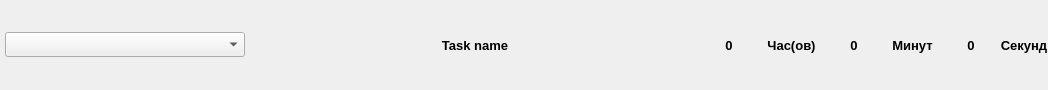
               <widget class="QWidget" name="widget_37" native="true">
                <property name="maximumSize">
                 <size>
                  <width>1200</width>
                  <height>90</height>
                 </size>
                </property>
                <layout class="QHBoxLayout" name="horizontalLayout_15">
                 <property name="spacing">
                  <number>0</number>
                 </property>
                 <property name="leftMargin">
                  <number>0</number>
                 </property>
                 <property name="topMargin">
                  <number>0</number>
                 </property>
                 <property name="rightMargin">
                  <number>0</number>
                 </property>
                 <property name="bottomMargin">
                  <number>0</number>
                 </property>
                 <item>
                  <widget class="QWidget" name="widget_15" native="true">
                   <property name="minimumSize">
                    <size>
                     <width>250</width>
                     <height>0</height>
                    </size>
                   </property>
                   <property name="maximumSize">
                    <size>
                     <width>250</width>
                     <height>16777215</height>
                    </size>
                   </property>
                   <property name="accessibleDescription">
                    <string/>
                   </property>
                   <property name="layoutDirection">
                    <enum>Qt::LeftToRight</enum>
                   </property>
                   <layout class="QHBoxLayout" name="horizontalLayout_16">
                    <property name="spacing">
                     <number>0</number>
                    </property>
                    <property name="leftMargin">
                     <number>5</number>
                    </property>
                    <property name="topMargin">
                     <number>0</number>
                    </property>
                    <property name="rightMargin">
                     <number>5</number>
                    </property>
                    <property name="bottomMargin">
                     <number>0</number>
                    </property>
                    <item>
                     <widget class="QComboBox" name="comboBox">
                      <property name="minimumSize">
                       <size>
                        <width>0</width>
                        <height>25</height>
                       </size>
                      </property>
                      <property name="maximumSize">
                       <size>
                        <width>16777215</width>
                        <height>25</height>
                       </size>
                      </property>
                      <property name="font">
                       <font>
                        <family>Tahoma</family>
                        <weight>75</weight>
                        <bold>true</bold>
                       </font>
                      </property>
                      <property name="cursor">
                       <cursorShape>PointingHandCursor</cursorShape>
                      </property>
                      <property name="editable">
                       <bool>false</bool>
                      </property>
                      <property name="insertPolicy">
                       <enum>QComboBox::InsertAtBottom</enum>
                      </property>
                      <property name="duplicatesEnabled">
                       <bool>true</bool>
                      </property>
                     </widget>
                    </item>
                   </layout>
                  </widget>
                 </item>
                 <item>
                  <widget class="QWidget" name="widget_16" native="true">
                   <property name="minimumSize">
                    <size>
                     <width>450</width>
                     <height>0</height>
                    </size>
                   </property>
                   <property name="maximumSize">
                    <size>
                     <width>450</width>
                     <height>16777215</height>
                    </size>
                   </property>
                   <layout class="QVBoxLayout" name="verticalLayout_9">
                    <property name="spacing">
                     <number>0</number>
                    </property>
                    <property name="leftMargin">
                     <number>5</number>
                    </property>
                    <property name="topMargin">
                     <number>10</number>
                    </property>
                    <property name="rightMargin">
                     <number>5</number>
                    </property>
                    <item>
                     <widget class="QWidget" name="task_name_bd_bg" native="true">
                      <property name="minimumSize">
                       <size>
                        <width>0</width>
                        <height>35</height>
                       </size>
                      </property>
                      <property name="maximumSize">
                       <size>
                        <width>16777215</width>
                        <height>35</height>
                       </size>
                      </property>
                      <property name="styleSheet">
                       <string notr="true"/>
                      </property>
                      <layout class="QVBoxLayout" name="verticalLayout_66">
                       <property name="spacing">
                        <number>0</number>
                       </property>
                       <property name="leftMargin">
                        <number>2</number>
                       </property>
                       <property name="topMargin">
                        <number>2</number>
                       </property>
                       <property name="rightMargin">
                        <number>2</number>
                       </property>
                       <property name="bottomMargin">
                        <number>2</number>
                       </property>
                       <item>
                        <widget class="QLabel" name="task_name_bd">
                         <property name="font">
                          <font>
                           <family>Tahoma</family>
                           <pointsize>10</pointsize>
                           <weight>75</weight>
                           <bold>true</bold>
                          </font>
                         </property>
                         <property name="styleSheet">
                          <string notr="true">border-top: transparent;
border-bottom: transparent;
border-left: transparent;
border-right: transparent;
background-color: transparent;</string>
                         </property>
                         <property name="text">
                          <string>Task name</string>
                         </property>
                         <property name="alignment">
                          <set>Qt::AlignCenter</set>
                         </property>
                        </widget>
                       </item>
                      </layout>
                     </widget>
                    </item>
                   </layout>
                  </widget>
                 </item>
                 <item>
                  <widget class="QWidget" name="widget_18" native="true">
                   <layout class="QHBoxLayout" name="horizontalLayout_18" stretch="0,0,0,0,0,0">
                    <property name="spacing">
                     <number>0</number>
                    </property>
                    <property name="leftMargin">
                     <number>0</number>
                    </property>
                    <property name="topMargin">
                     <number>0</number>
                    </property>
                    <property name="rightMargin">
                     <number>0</number>
                    </property>
                    <property name="bottomMargin">
                     <number>0</number>
                    </property>
                    <item>
                     <widget class="QWidget" name="widget_17" native="true">
                      <layout class="QHBoxLayout" name="horizontalLayout_19">
                       <item>
                        <widget class="QWidget" name="hour_bg" native="true">
                         <property name="minimumSize">
                          <size>
                           <width>40</width>
                           <height>40</height>
                          </size>
                         </property>
                         <property name="maximumSize">
                          <size>
                           <width>40</width>
                           <height>40</height>
                          </size>
                         </property>
                         <property name="styleSheet">
                          <string notr="true"/>
                         </property>
                         <layout class="QVBoxLayout" name="verticalLayout_67">
                          <property name="spacing">
                           <number>0</number>
                          </property>
                          <property name="leftMargin">
                           <number>0</number>
                          </property>
                          <property name="topMargin">
                           <number>0</number>
                          </property>
                          <property name="rightMargin">
                           <number>0</number>
                          </property>
                          <property name="bottomMargin">
                           <number>0</number>
                          </property>
                          <item>
                           <widget class="QLabel" name="hour_name">
                            <property name="minimumSize">
                             <size>
                              <width>40</width>
                              <height>40</height>
                             </size>
                            </property>
                            <property name="maximumSize">
                             <size>
                              <width>40</width>
                              <height>40</height>
                             </size>
                            </property>
                            <property name="font">
                             <font>
                              <family>Tahoma</family>
                              <pointsize>10</pointsize>
                              <weight>75</weight>
                              <bold>true</bold>
                             </font>
                            </property>
                            <property name="styleSheet">
                             <string notr="true">border-top: transparent;
border-bottom: transparent;
border-left: transparent;
border-right: transparent;
background-color: transparent;</string>
                            </property>
                            <property name="text">
                             <string>0</string>
                            </property>
                            <property name="alignment">
                             <set>Qt::AlignCenter</set>
                            </property>
                           </widget>
                          </item>
                         </layout>
                        </widget>
                       </item>
                      </layout>
                     </widget>
                    </item>
                    <item>
                     <widget class="QWidget" name="widget_19" native="true">
                      <layout class="QVBoxLayout" name="verticalLayout_10">
                       <item>
                        <widget class="QLabel" name="label">
                         <property name="font">
                          <font>
                           <family>Tahoma</family>
                           <pointsize>10</pointsize>
                           <weight>75</weight>
                           <bold>true</bold>
                          </font>
                         </property>
                         <property name="text">
                          <string>Час(ов)</string>
                         </property>
                         <property name="alignment">
                          <set>Qt::AlignCenter</set>
                         </property>
                         <property name="indent">
                          <number>-1</number>
                         </property>
                        </widget>
                       </item>
                      </layout>
                     </widget>
                    </item>
                    <item>
                     <widget class="QWidget" name="widget_20" native="true">
                      <layout class="QGridLayout" name="gridLayout_5">
                       <item row="0" column="0">
                        <widget class="QWidget" name="hour_bg_2" native="true">
                         <property name="minimumSize">
                          <size>
                           <width>40</width>
                           <height>40</height>
                          </size>
                         </property>
                         <property name="maximumSize">
                          <size>
                           <width>40</width>
                           <height>40</height>
                          </size>
                         </property>
                         <property name="styleSheet">
                          <string notr="true"/>
                         </property>
                         <layout class="QVBoxLayout" name="verticalLayout_68">
                          <property name="spacing">
                           <number>0</number>
                          </property>
                          <property name="leftMargin">
                           <number>0</number>
                          </property>
                          <property name="topMargin">
                           <number>0</number>
                          </property>
                          <property name="rightMargin">
                           <number>0</number>
                          </property>
                          <property name="bottomMargin">
                           <number>0</number>
                          </property>
                          <item>
                           <widget class="QLabel" name="hour_name_2">
                            <property name="minimumSize">
                             <size>
                              <width>40</width>
                              <height>40</height>
                             </size>
                            </property>
                            <property name="maximumSize">
                             <size>
                              <width>40</width>
                              <height>40</height>
                             </size>
                            </property>
                            <property name="font">
                             <font>
                              <family>Tahoma</family>
                              <pointsize>10</pointsize>
                              <weight>75</weight>
                              <bold>true</bold>
                             </font>
                            </property>
                            <property name="styleSheet">
                             <string notr="true">border-top: transparent;
border-bottom: transparent;
border-left: transparent;
border-right: transparent;
background-color: transparent;</string>
                            </property>
                            <property name="text">
                             <string>0</string>
                            </property>
                            <property name="alignment">
                             <set>Qt::AlignCenter</set>
                            </property>
                           </widget>
                          </item>
                         </layout>
                        </widget>
                       </item>
                      </layout>
                     </widget>
                    </item>
                    <item>
                     <widget class="QWidget" name="widget_21" native="true">
                      <layout class="QHBoxLayout" name="horizontalLayout_20">
                       <property name="spacing">
                        <number>0</number>
                       </property>
                       <property name="leftMargin">
                        <number>0</number>
                       </property>
                       <property name="topMargin">
                        <number>0</number>
                       </property>
                       <property name="rightMargin">
                        <number>0</number>
                       </property>
                       <property name="bottomMargin">
                        <number>0</number>
                       </property>
                       <item>
                        <widget class="QWidget" name="widget_24" native="true">
                         <layout class="QVBoxLayout" name="verticalLayout_11">
                          <item>
                           <widget class="QLabel" name="label_2">
                            <property name="font">
                             <font>
                              <family>Tahoma</family>
                              <pointsize>10</pointsize>
                              <weight>75</weight>
                              <bold>true</bold>
                             </font>
                            </property>
                            <property name="text">
                             <string>Минут</string>
                            </property>
                            <property name="alignment">
                             <set>Qt::AlignCenter</set>
                            </property>
                            <property name="indent">
                             <number>-1</number>
                            </property>
                           </widget>
                          </item>
                         </layout>
                        </widget>
                       </item>
                      </layout>
                     </widget>
                    </item>
                    <item>
                     <widget class="QWidget" name="widget_22" native="true">
                      <layout class="QGridLayout" name="gridLayout_6">
                       <item row="0" column="0">
                        <widget class="QWidget" name="hour_bg_3" native="true">
                         <property name="minimumSize">
                          <size>
                           <width>40</width>
                           <height>40</height>
                          </size>
                         </property>
                         <property name="maximumSize">
                          <size>
                           <width>40</width>
                           <height>40</height>
                          </size>
                         </property>
                         <property name="styleSheet">
                          <string notr="true"/>
                         </property>
                         <layout class="QVBoxLayout" name="verticalLayout_69">
                          <property name="spacing">
                           <number>0</number>
                          </property>
                          <property name="leftMargin">
                           <number>0</number>
                          </property>
                          <property name="topMargin">
                           <number>0</number>
                          </property>
                          <property name="rightMargin">
                           <number>0</number>
                          </property>
                          <property name="bottomMargin">
                           <number>0</number>
                          </property>
                          <item>
                           <widget class="QLabel" name="hour_name_3">
                            <property name="minimumSize">
                             <size>
                              <width>40</width>
                              <height>40</height>
                             </size>
                            </property>
                            <property name="maximumSize">
                             <size>
                              <width>40</width>
                              <height>40</height>
                             </size>
                            </property>
                            <property name="font">
                             <font>
                              <family>Tahoma</family>
                              <pointsize>10</pointsize>
                              <weight>75</weight>
                              <bold>true</bold>
                             </font>
                            </property>
                            <property name="styleSheet">
                             <string notr="true">border-top: transparent;
border-bottom: transparent;
border-left: transparent;
border-right: transparent;
background-color: transparent;</string>
                            </property>
                            <property name="text">
                             <string>0</string>
                            </property>
                            <property name="alignment">
                             <set>Qt::AlignCenter</set>
                            </property>
                           </widget>
                          </item>
                         </layout>
                        </widget>
                       </item>
                      </layout>
                     </widget>
                    </item>
                    <item>
                     <widget class="QWidget" name="widget_23" native="true">
                      <layout class="QHBoxLayout" name="horizontalLayout_22">
                       <property name="spacing">
                        <number>0</number>
                       </property>
                       <property name="leftMargin">
                        <number>0</number>
                       </property>
                       <property name="topMargin">
                        <number>0</number>
                       </property>
                       <property name="rightMargin">
                        <number>0</number>
                       </property>
                       <property name="bottomMargin">
                        <number>0</number>
                       </property>
                       <item>
                        <widget class="QLabel" name="label_3">
                         <property name="font">
                          <font>
                           <family>Tahoma</family>
                           <pointsize>10</pointsize>
                           <weight>75</weight>
                           <bold>true</bold>
                          </font>
                         </property>
                         <property name="text">
                          <string>Секунд</string>
                         </property>
                         <property name="alignment">
                          <set>Qt::AlignCenter</set>
                         </property>
                         <property name="indent">
                          <number>-1</number>
                         </property>
                        </widget>
                       </item>
                      </layout>
                     </widget>
                    </item>
                   </layout>
                  </widget>
                 </item>
                </layout>
               </widget>
